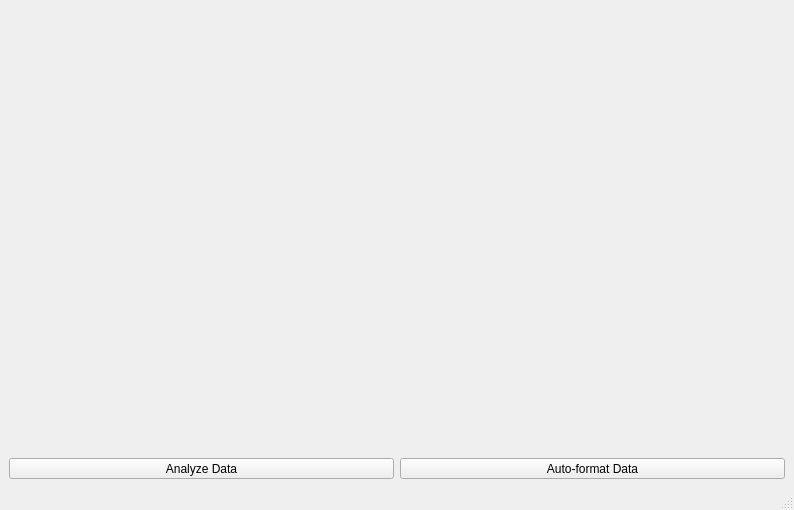
<?xml version="1.0" encoding="UTF-8"?>
<ui version="4.0">
 <class>MainWindow</class>
 <widget class="QMainWindow" name="MainWindow">
  <property name="geometry">
   <rect>
    <x>0</x>
    <y>0</y>
    <width>794</width>
    <height>510</height>
   </rect>
  </property>
  <property name="windowTitle">
   <string>KmCalc</string>
  </property>
  <widget class="QWidget" name="centralwidget">
   <layout class="QGridLayout" name="gridLayout">
    <item row="2" column="1">
     <widget class="QToolButton" name="autoformat__btn">
      <property name="sizePolicy">
       <sizepolicy hsizetype="Minimum" vsizetype="Fixed">
        <horstretch>0</horstretch>
        <verstretch>0</verstretch>
       </sizepolicy>
      </property>
      <property name="text">
       <string>Auto-format Data</string>
      </property>
     </widget>
    </item>
    <item row="2" column="0">
     <widget class="QToolButton" name="analyze_btn">
      <property name="sizePolicy">
       <sizepolicy hsizetype="Minimum" vsizetype="Fixed">
        <horstretch>0</horstretch>
        <verstretch>0</verstretch>
       </sizepolicy>
      </property>
      <property name="text">
       <string>Analyze Data</string>
      </property>
     </widget>
    </item>
    <item row="1" column="0" colspan="2">
     <widget class="QLabel" name="logo_label">
      <property name="sizePolicy">
       <sizepolicy hsizetype="Preferred" vsizetype="Minimum">
        <horstretch>0</horstretch>
        <verstretch>0</verstretch>
       </sizepolicy>
      </property>
      <property name="text">
       <string/>
      </property>
      <property name="scaledContents">
       <bool>true</bool>
      </property>
     </widget>
    </item>
   </layout>
  </widget>
  <widget class="QMenuBar" name="menubar">
   <property name="geometry">
    <rect>
     <x>0</x>
     <y>0</y>
     <width>794</width>
     <height>22</height>
    </rect>
   </property>
  </widget>
  <widget class="QStatusBar" name="statusbar"/>
 </widget>
 <resources/>
 <connections/>
</ui>
